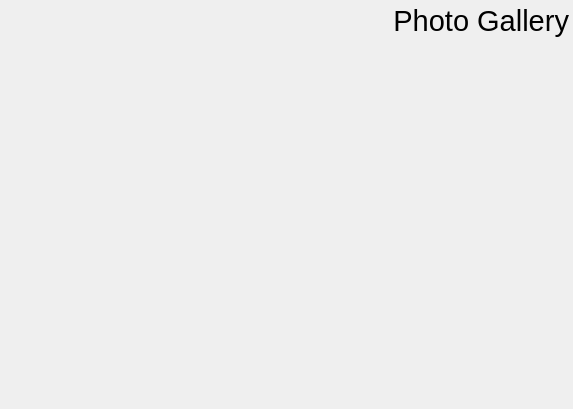
<ui version="4.0" >
 <class>MainWindow</class>
 <widget class="QWidget" name="MainWindow" >
  <property name="geometry" >
   <rect>
    <x>0</x>
    <y>0</y>
    <width>573</width>
    <height>409</height>
   </rect>
  </property>
  <property name="windowTitle" >
   <string>Photo Gallery</string>
  </property>
  <layout class="QVBoxLayout" >
   <property name="margin" >
    <number>4</number>
   </property>
   <item>
    <widget class="QLabel" name="label" >
     <property name="sizePolicy" >
      <sizepolicy vsizetype="Maximum" hsizetype="Preferred" >
       <horstretch>0</horstretch>
       <verstretch>0</verstretch>
      </sizepolicy>
     </property>
     <property name="font" >
      <font>
       <pointsize>22</pointsize>
      </font>
     </property>
     <property name="text" >
      <string>Photo Gallery</string>
     </property>
     <property name="alignment" >
      <set>Qt::AlignRight|Qt::AlignTrailing|Qt::AlignVCenter</set>
     </property>
    </widget>
   </item>
   <item>
    <widget class="QFrame" name="viewFrame" >
     <property name="frameShape" >
      <enum>QFrame::NoFrame</enum>
     </property>
     <property name="frameShadow" >
      <enum>QFrame::Raised</enum>
     </property>
    </widget>
   </item>
   <item>
    <widget class="QFrame" name="infobarFrame" >
     <property name="sizePolicy" >
      <sizepolicy vsizetype="Fixed" hsizetype="Preferred" >
       <horstretch>0</horstretch>
       <verstretch>0</verstretch>
      </sizepolicy>
     </property>
     <property name="frameShape" >
      <enum>QFrame::NoFrame</enum>
     </property>
     <property name="frameShadow" >
      <enum>QFrame::Plain</enum>
     </property>
     <property name="lineWidth" >
      <number>0</number>
     </property>
     <layout class="QHBoxLayout" >
      <item>
       <widget class="QWidget" native="1" name="infobar" >
        <property name="font" >
         <font>
          <pointsize>20</pointsize>
         </font>
        </property>
       </widget>
      </item>
      <item>
       <widget class="QLabel" name="labxim" >
        <property name="sizePolicy" >
         <sizepolicy vsizetype="Fixed" hsizetype="Fixed" >
          <horstretch>0</horstretch>
          <verstretch>0</verstretch>
         </sizepolicy>
        </property>
        <property name="minimumSize" >
         <size>
          <width>35</width>
          <height>35</height>
         </size>
        </property>
        <property name="text" >
         <string/>
        </property>
        <property name="pixmap" >
         <pixmap resource="../../resources/phtotgallery.qrc" >:/icons/xim-32x32.png</pixmap>
        </property>
       </widget>
      </item>
     </layout>
    </widget>
   </item>
  </layout>
 </widget>
 <resources>
  <include location="../../resources/phtotgallery.qrc" />
 </resources>
 <connections/>
</ui>
